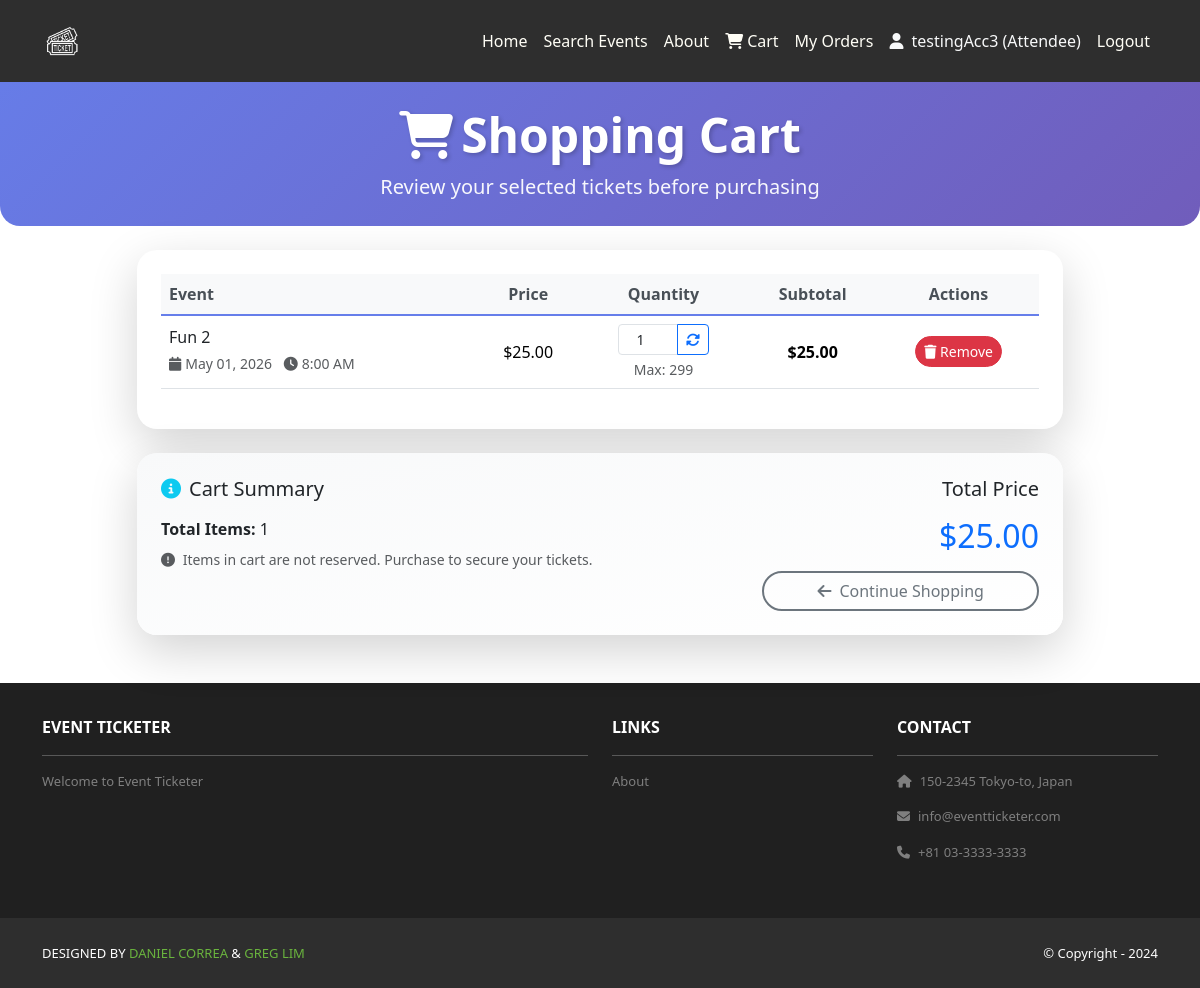
The app's page /cart/ (signed in) with its own data.
### user_accounts/models.py (models this page shows, shortened)
class UserProfile(models.Model):
    USER_TYPE_CHOICES = [
        ('attendee', 'Attendee'),
        ('event_organizer', 'Event Organizer'),
    ]
    user = models.OneToOneField(User, on_delete=models.CASCADE)
    user_type = models.CharField(
        max_length=20,
        choices=USER_TYPE_CHOICES,
        default='attendee'
    )
    created_at = models.DateTimeField(auto_now_add=True)
    updated_at = models.DateTimeField(auto_now=True)

### home/models.py (models this page shows, shortened)
class CartItem(models.Model):
    cart = models.ForeignKey(Cart, on_delete=models.CASCADE, related_name='items')
    event = models.ForeignKey(Event, on_delete=models.CASCADE)
    quantity = models.PositiveIntegerField(default=1)
    added_at = models.DateTimeField(auto_now_add=True)
    class Meta:
        unique_together = ('cart', 'event')
        ordering = ['-added_at']
    @property
    def total_price(self):
        return self.quantity * self.event.ticket_price

class Event(models.Model):
    title = models.CharField(max_length=200)
    description = models.TextField()
    date = models.DateField()
    time = models.TimeField()
    venue = models.CharField(max_length=300)
    latitude = models.DecimalField(max_digits=9, decimal_places=6, null=True, blank=True)
    longitude = models.DecimalField(max_digits=9, decimal_places=6, null=True, blank=True)
    ticket_price = models.DecimalField(max_digits=10, decimal_places=2)
    ticket_availability = models.PositiveIntegerField()
    organizer = models.ForeignKey(User, on_delete=models.CASCADE, related_name='organized_events')
    created_at = models.DateTimeField(auto_now_add=True)
    updated_at = models.DateTimeField(auto_now=True)
    is_published = models.BooleanField(default=True)
    class Meta:
        ordering = ['-created_at']

class Cart(models.Model):
    user = models.OneToOneField(User, on_delete=models.CASCADE, related_name='cart')
    created_at = models.DateTimeField(auto_now_add=True)
    updated_at = models.DateTimeField(auto_now=True)
    @property
    def total_items(self):
        return sum(item.quantity for item in self.items.all())
    @property
    def total_price(self):
        return sum(item.total_price for item in self.items.all())

### home/views.py (the view)
# urls.py: path('cart/', views.view_cart, name='home.view_cart'),
@login_required
def view_cart(request):
    if not hasattr(request.user, 'userprofile') or request.user.userprofile.user_type != 'attendee':
        messages.error(request, 'Only Event Attendees can view cart.')
        return redirect('home.index')
    cart, created = Cart.objects.get_or_create(user=request.user)
    cart_items = cart.items.select_related('event').all()
    template_data = {'title': 'Shopping Cart'}
    return render(request, 'home/cart.html', {
        'template_data': template_data,
        'cart': cart,
        'cart_items': cart_items,
    })

### home/templates/home/cart.html (shortened to what this page needs)
{% extends 'base.html' %}
{% load static %}
{% block content %}
<header class="masthead bg-cart-header text-white text-center py-4 mb-4">
    <div class="container">
        <div class="row">
            <div class="col-lg-10 mx-auto">
                <h1 class="display-5 fw-bold mb-2" style="text-shadow: 2px 2px 4px rgba(0, 0, 0, 0.2);">
                    <i class="fas fa-shopping-cart me-2"></i>Shopping Cart
                </h1>
                <p class="lead mb-0">
                    Review your selected tickets before purchasing
                </p>
            </div>
        </div>
    </div>
</header>
<div class="container mb-5">
    <div class="row justify-content-center">
        <div class="col-md-11 col-lg-10">
            {% if cart_items %}
                <div class="card shadow-lg border-0 cart-card mb-4">
                    <div class="card-body p-4">
                        <div class="table-responsive">
                            <table class="table align-middle">
                                <thead class="table-light">
                                    <tr>
                                        <th scope="col">Event</th>
                                        <th scope="col" class="text-center">Price</th>
                                        <th scope="col" class="text-center">Quantity</th>
                                        <th scope="col" class="text-center">Subtotal</th>
                                        <th scope="col" class="text-center">Actions</th>
                                    </tr>
                                </thead>
                                <tbody>
                                    {% for item in cart_items %}
                                    <tr>
                                        <td>
                                            <div class="d-flex align-items-center">
                                                <div>
                                                    <h6 class="mb-1">
                                                        <a href="{% url 'home.event_detail' item.event.id %}" class="text-decoration-none text-dark">
                                                            {{ item.event.title }}
                                                        </a>
                                                    </h6>
                                                    <small class="text-muted">
                                                        <i class="fas fa-calendar me-1"></i>{{ item.event.date|date:"M d, Y" }}
                                                        <i class="fas fa-clock ms-2 me-1"></i>{{ item.event.time|time:"g:i A" }}
                                                    </small>
                                                </div>
                                            </div>
                                        </td>
                                        <td class="text-center">${{ item.event.ticket_price }}</td>
                                        <td class="text-center">
                                            <form method="post" action="{% url 'home.update_cart_quantity' item.id %}" class="d-inline-block">
                                                <div class="input-group input-group-sm justify-content-center" style="max-width: 150px; margin: 0 auto;">
                                                    <input type="number" name="quantity" min="1" max="{{ item.event.ticket_availability }}" value="{{ item.quantity }}" class="form-control text-center" style="width: 60px;">
                                                    <button type="submit" class="btn btn-outline-primary btn-sm">
                                                        <i class="fas fa-sync-alt"></i>
                                                    </button>
                                                </div>
                                            </form>
                                            <small class="text-muted d-block mt-1">Max: {{ item.event.ticket_availability }}</small>
                                        </td>
                                        <td class="text-center fw-bold">${{ item.total_price }}</td>
                                        <td class="text-center">
                                            <form method="post" action="{% url 'home.remove_from_cart' item.id %}" class="d-inline" onsubmit="return confirm('Remove this item from cart?');">
                                                <button type="submit" class="btn btn-danger btn-sm rounded-pill">
                                                    <i class="fas fa-trash"></i> Remove
                                                </button>
                                            </form>
                                        </td>
                                    </tr>
                                    {% endfor %}
                                </tbody>
                            </table>
                        </div>
                    </div>
                </div>
                <div class="card shadow-lg border-0 cart-summary-card">
                    <div class="card-body p-4">
                        <div class="row">
                            <div class="col-md-8">
                                <h5 class="mb-3"><i class="fas fa-info-circle me-2 text-info"></i>Cart Summary</h5>
                                <p class="mb-2"><strong>Total Items:</strong> {{ cart.total_items }}</p>
                                <p class="mb-0 text-muted small">
                                    <i class="fas fa-exclamation-circle me-1"></i>
                                    Items in cart are not reserved. Purchase to secure your tickets.
                                </p>
                            </div>
                            <div class="col-md-4 text-md-end">
                                <h5 class="mb-3">Total Price</h5>
                                <h2 class="text-primary mb-3">${{ cart.total_price }}</h2>
                                <div class="d-grid gap-2">
                                    <a href="{% url 'home.index' %}" class="btn btn-outline-secondary rounded-pill">
                                        <i class="fas fa-arrow-left me-2"></i>Continue Shopping
                                    </a>
                                </div>
                            </div>
                        </div>
                    </div>
                </div>
            {% endif %}
        </div>
    </div>
</div>
{% endblock %}

### eventticketer/templates/base.html (shortened to what this page needs)
<!DOCTYPE html>
<html>
    {% load static %}
  <head>
    <link href="https://cdn.jsdelivr.net/npm/bootstrap@5.3.3/dist/css/bootstrap.min.css" rel="stylesheet">
    <link rel="stylesheet" href="https://cdnjs.cloudflare.com/ajax/libs/font-awesome/6.1.1/css/all.min.css">
    <link rel="stylesheet" type="text/css" href="{% static 'css/style.css' %}">
  </head>
  <body>
    <nav class="p-3 navbar navbar-dark bg-dark navbar-expand-lg">
      <div class="container">
        <a class="navbar-brand" href="{% url 'home.index' %}">
          <img src="{% static 'img/logo.png' %}" alt="logo" height="40" />
        </a>
        <div class="collapse navbar-collapse" id="navbarNavAltMarkup">
          <div class="navbar-nav ms-auto navbar-ml">
            <a class="nav-link" href="{% url 'home.index' %}">Home</a>
            <a class="nav-link" href="{% url 'home.events_search' %}">Search Events</a>
            <a class="nav-link" href="{% url 'home.about' %}">About</a>
            {% if user.is_authenticated %}
              {% if user.userprofile.user_type == 'event_organizer' %}
                <a class="nav-link" href="{% url 'home.create_event' %}">Create Event</a>
                <a class="nav-link" href="{% url 'home.my_events' %}">My Events</a>
              {% elif user.userprofile.user_type == 'attendee' %}
                <a class="nav-link" href="{% url 'home.view_cart' %}">
                  <i class="fas fa-shopping-cart me-1"></i>Cart
                </a>
                <a class="nav-link" href="{% url 'home.my_orders' %}">My Orders</a>
              {% endif %}
              <span class="nav-link text-light">
                <i class="fas fa-user me-1"></i>
                {{ user.username }} ({{ user.userprofile.get_user_type_display }})
              </span>
              <a class="nav-link" href="{% url 'user_accounts.logout' %}">Logout</a>
            {% else %}
              <a class="nav-link" href="{% url 'user_accounts.login' %}">Login</a>
              <a class="nav-link" href="{% url 'user_accounts.signup' %}">Sign Up</a>
            {% endif %}
          </div>
        </div>
      </div>
    </nav>
    <div>
      {% block content %}
      {% endblock content %}
    </div>
    <section class="p-3 ms-footer d-none d-md-block">
      <div class="container">
        <div class="row mt-3 text-white">
          <div class="col-md-6 col-lg-6 col-xl-6 mx-auto mb-4">
            <b>EVENT TICKETER</b>
            <hr />
            <p>Welcome to Event Ticketer</p>
          </div>
          <div class="col-md-3 col-lg-3 col-xl-3 mx-auto mb-4">
            <b>LINKS</b>
            <hr />
            <p><a class="nav-link" href="{% url 'home.about' %}">About</a></p>
          </div>
          <div class="col-md-3 col-lg-3 col-xl-3 mx-auto mb-4">
            <b>CONTACT</b>
            <hr />
            <p><i class="fas fa-home me-2"></i>150-2345 Tokyo-to, Japan</p>
            <p><i class="fas fa-envelope me-2"></i>info@eventticketer.com</p>
            <p><i class="fas fa-phone me-2"></i>+81 03-3333-3333</p>
          </div>
        </div>
      </div>
    </section>
    <section class="p-3 ms-footer-bottom bg-dark">
      <div class="container d-flex justify-content-between">
        <div class="me-5 text-white">
          <span>DESIGNED BY <a href="https://www.x.com/danielgarax" target="_blank">DANIEL CORREA</a> & <a href="https://www.x.com/greglim81" target="_blank">GREG LIM</a></span>
        </div>
        <div class="text-white">
          <span>© Copyright - 2024</span>
        </div>
      </div>
    </section>
  </body>
</html>

### eventticketer/static/css/style.css (style rules this page uses)
.navbar a.nav-link { color: #FFFEF6 !important; }
.bg-dark { background-color: #2E2E2E !important; }
.ms-footer { background-color: #202020; }
.ms-footer p { color: #7F7F7F; font-size: 13px; }
.ms-footer-bottom span { font-size: 13px; line-height: 38px; }
.ms-footer-bottom a { color: #6ab43e; text-decoration: none; }

### home/templates/home/cart.html (style rules this page uses)
.bg-cart-header { background: linear-gradient(135deg, #667eea 0%, #764ba2 100%); background-attachment: fixed; background-size: cover; border-radius: 0 0 20px 20px; }
.bg-cart-header h1 { animation: fadeInDown 0.6s ease-out; }
.bg-cart-header .lead { animation: fadeInUp 0.6s ease-out 0.2s both; opacity: 0.95; }
.cart-card, .cart-summary-card { border-radius: 20px; animation: fadeIn 0.6s ease-out; }
.table thead th { border-bottom: 2px solid #667eea; color: #495057; font-weight: 600; }
.table tbody tr { transition: all 0.3s ease; }
.btn-outline-secondary { border-width: 2px; transition: all 0.3s ease; }
.btn-danger { transition: all 0.3s ease; }
.cart-summary-card { background: linear-gradient(to bottom right, #f8f9fa 0%, #ffffff 100%); }

### records on screen
CartItem: event "Fun 2", event "May 01, 2026", event.time "8:00 AM", event.ticket_price "25.00", quantity "1", event.ticket_availability "299", total_price "25.00"
Cart: total_items "1", total_price "25.00"

### other values on screen
{{ user.username }} "testingAcc3"
{{ user.userprofile.get_user_type_display }} "Attendee"
